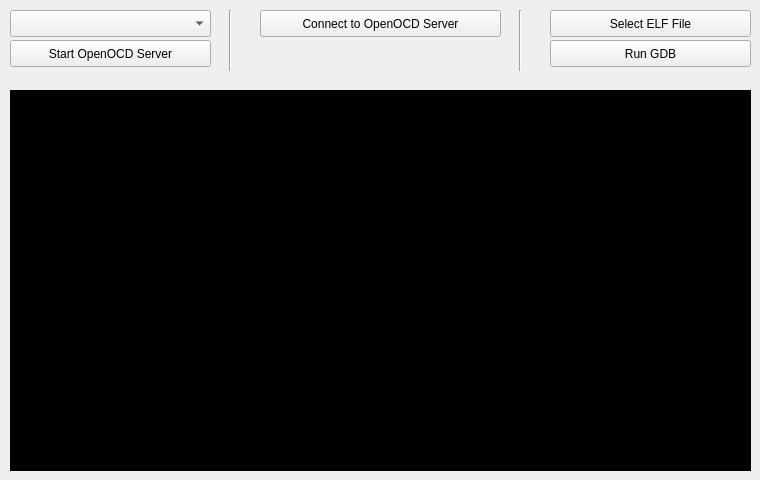
    <widget class="QWidget" name="tab_Jtag">
     <attribute name="title">
      <string>    JTAG    </string>
     </attribute>
     <widget class="QTextEdit" name="textEdit_JtagConsole">
      <property name="geometry">
       <rect>
        <x>10</x>
        <y>90</y>
        <width>741</width>
        <height>381</height>
       </rect>
      </property>
      <property name="palette">
       <palette>
        <active>
         <colorrole role="WindowText">
          <brush brushstyle="SolidPattern">
           <color alpha="255">
            <red>255</red>
            <green>255</green>
            <blue>255</blue>
           </color>
          </brush>
         </colorrole>
         <colorrole role="Button">
          <brush brushstyle="SolidPattern">
           <color alpha="255">
            <red>0</red>
            <green>0</green>
            <blue>0</blue>
           </color>
          </brush>
         </colorrole>
         <colorrole role="Light">
          <brush brushstyle="SolidPattern">
           <color alpha="255">
            <red>0</red>
            <green>0</green>
            <blue>0</blue>
           </color>
          </brush>
         </colorrole>
         <colorrole role="Midlight">
          <brush brushstyle="SolidPattern">
           <color alpha="255">
            <red>0</red>
            <green>0</green>
            <blue>0</blue>
           </color>
          </brush>
         </colorrole>
         <colorrole role="Dark">
          <brush brushstyle="SolidPattern">
           <color alpha="255">
            <red>0</red>
            <green>0</green>
            <blue>0</blue>
           </color>
          </brush>
         </colorrole>
         <colorrole role="Mid">
          <brush brushstyle="SolidPattern">
           <color alpha="255">
            <red>0</red>
            <green>0</green>
            <blue>0</blue>
           </color>
          </brush>
         </colorrole>
         <colorrole role="Text">
          <brush brushstyle="SolidPattern">
           <color alpha="255">
            <red>255</red>
            <green>255</green>
            <blue>255</blue>
           </color>
          </brush>
         </colorrole>
         <colorrole role="BrightText">
          <brush brushstyle="SolidPattern">
           <color alpha="255">
            <red>255</red>
            <green>255</green>
            <blue>255</blue>
           </color>
          </brush>
         </colorrole>
         <colorrole role="ButtonText">
          <brush brushstyle="SolidPattern">
           <color alpha="255">
            <red>255</red>
            <green>255</green>
            <blue>255</blue>
           </color>
          </brush>
         </colorrole>
         <colorrole role="Base">
          <brush brushstyle="SolidPattern">
           <color alpha="255">
            <red>0</red>
            <green>0</green>
            <blue>0</blue>
           </color>
          </brush>
         </colorrole>
         <colorrole role="Window">
          <brush brushstyle="SolidPattern">
           <color alpha="255">
            <red>0</red>
            <green>0</green>
            <blue>0</blue>
           </color>
          </brush>
         </colorrole>
         <colorrole role="Shadow">
          <brush brushstyle="SolidPattern">
           <color alpha="255">
            <red>0</red>
            <green>0</green>
            <blue>0</blue>
           </color>
          </brush>
         </colorrole>
         <colorrole role="AlternateBase">
          <brush brushstyle="SolidPattern">
           <color alpha="255">
            <red>0</red>
            <green>0</green>
            <blue>0</blue>
           </color>
          </brush>
         </colorrole>
         <colorrole role="ToolTipBase">
          <brush brushstyle="SolidPattern">
           <color alpha="255">
            <red>255</red>
            <green>255</green>
            <blue>220</blue>
           </color>
          </brush>
         </colorrole>
         <colorrole role="ToolTipText">
          <brush brushstyle="SolidPattern">
           <color alpha="255">
            <red>0</red>
            <green>0</green>
            <blue>0</blue>
           </color>
          </brush>
         </colorrole>
        </active>
        <inactive>
         <colorrole role="WindowText">
          <brush brushstyle="SolidPattern">
           <color alpha="255">
            <red>255</red>
            <green>255</green>
            <blue>255</blue>
           </color>
          </brush>
         </colorrole>
         <colorrole role="Button">
          <brush brushstyle="SolidPattern">
           <color alpha="255">
            <red>0</red>
            <green>0</green>
            <blue>0</blue>
           </color>
          </brush>
         </colorrole>
         <colorrole role="Light">
          <brush brushstyle="SolidPattern">
           <color alpha="255">
            <red>0</red>
            <green>0</green>
            <blue>0</blue>
           </color>
          </brush>
         </colorrole>
         <colorrole role="Midlight">
          <brush brushstyle="SolidPattern">
           <color alpha="255">
            <red>0</red>
            <green>0</green>
            <blue>0</blue>
           </color>
          </brush>
         </colorrole>
         <colorrole role="Dark">
          <brush brushstyle="SolidPattern">
           <color alpha="255">
            <red>0</red>
            <green>0</green>
            <blue>0</blue>
           </color>
          </brush>
         </colorrole>
         <colorrole role="Mid">
          <brush brushstyle="SolidPattern">
           <color alpha="255">
            <red>0</red>
            <green>0</green>
            <blue>0</blue>
           </color>
          </brush>
         </colorrole>
         <colorrole role="Text">
          <brush brushstyle="SolidPattern">
           <color alpha="255">
            <red>255</red>
            <green>255</green>
            <blue>255</blue>
           </color>
          </brush>
         </colorrole>
         <colorrole role="BrightText">
          <brush brushstyle="SolidPattern">
           <color alpha="255">
            <red>255</red>
            <green>255</green>
            <blue>255</blue>
           </color>
          </brush>
         </colorrole>
         <colorrole role="ButtonText">
          <brush brushstyle="SolidPattern">
           <color alpha="255">
            <red>255</red>
            <green>255</green>
            <blue>255</blue>
           </color>
          </brush>
         </colorrole>
         <colorrole role="Base">
          <brush brushstyle="SolidPattern">
           <color alpha="255">
            <red>0</red>
            <green>0</green>
            <blue>0</blue>
           </color>
          </brush>
         </colorrole>
         <colorrole role="Window">
          <brush brushstyle="SolidPattern">
           <color alpha="255">
            <red>0</red>
            <green>0</green>
            <blue>0</blue>
           </color>
          </brush>
         </colorrole>
         <colorrole role="Shadow">
          <brush brushstyle="SolidPattern">
           <color alpha="255">
            <red>0</red>
            <green>0</green>
            <blue>0</blue>
           </color>
          </brush>
         </colorrole>
         <colorrole role="AlternateBase">
          <brush brushstyle="SolidPattern">
           <color alpha="255">
            <red>0</red>
            <green>0</green>
            <blue>0</blue>
           </color>
          </brush>
         </colorrole>
         <colorrole role="ToolTipBase">
          <brush brushstyle="SolidPattern">
           <color alpha="255">
            <red>255</red>
            <green>255</green>
            <blue>220</blue>
           </color>
          </brush>
         </colorrole>
         <colorrole role="ToolTipText">
          <brush brushstyle="SolidPattern">
           <color alpha="255">
            <red>0</red>
            <green>0</green>
            <blue>0</blue>
           </color>
          </brush>
         </colorrole>
        </inactive>
        <disabled>
         <colorrole role="WindowText">
          <brush brushstyle="SolidPattern">
           <color alpha="255">
            <red>0</red>
            <green>0</green>
            <blue>0</blue>
           </color>
          </brush>
         </colorrole>
         <colorrole role="Button">
          <brush brushstyle="SolidPattern">
           <color alpha="255">
            <red>0</red>
            <green>0</green>
            <blue>0</blue>
           </color>
          </brush>
         </colorrole>
         <colorrole role="Light">
          <brush brushstyle="SolidPattern">
           <color alpha="255">
            <red>0</red>
            <green>0</green>
            <blue>0</blue>
           </color>
          </brush>
         </colorrole>
         <colorrole role="Midlight">
          <brush brushstyle="SolidPattern">
           <color alpha="255">
            <red>0</red>
            <green>0</green>
            <blue>0</blue>
           </color>
          </brush>
         </colorrole>
         <colorrole role="Dark">
          <brush brushstyle="SolidPattern">
           <color alpha="255">
            <red>0</red>
            <green>0</green>
            <blue>0</blue>
           </color>
          </brush>
         </colorrole>
         <colorrole role="Mid">
          <brush brushstyle="SolidPattern">
           <color alpha="255">
            <red>0</red>
            <green>0</green>
            <blue>0</blue>
           </color>
          </brush>
         </colorrole>
         <colorrole role="Text">
          <brush brushstyle="SolidPattern">
           <color alpha="255">
            <red>0</red>
            <green>0</green>
            <blue>0</blue>
           </color>
          </brush>
         </colorrole>
         <colorrole role="BrightText">
          <brush brushstyle="SolidPattern">
           <color alpha="255">
            <red>255</red>
            <green>255</green>
            <blue>255</blue>
           </color>
          </brush>
         </colorrole>
         <colorrole role="ButtonText">
          <brush brushstyle="SolidPattern">
           <color alpha="255">
            <red>0</red>
            <green>0</green>
            <blue>0</blue>
           </color>
          </brush>
         </colorrole>
         <colorrole role="Base">
          <brush brushstyle="SolidPattern">
           <color alpha="255">
            <red>0</red>
            <green>0</green>
            <blue>0</blue>
           </color>
          </brush>
         </colorrole>
         <colorrole role="Window">
          <brush brushstyle="SolidPattern">
           <color alpha="255">
            <red>0</red>
            <green>0</green>
            <blue>0</blue>
           </color>
          </brush>
         </colorrole>
         <colorrole role="Shadow">
          <brush brushstyle="SolidPattern">
           <color alpha="255">
            <red>0</red>
            <green>0</green>
            <blue>0</blue>
           </color>
          </brush>
         </colorrole>
         <colorrole role="AlternateBase">
          <brush brushstyle="SolidPattern">
           <color alpha="255">
            <red>0</red>
            <green>0</green>
            <blue>0</blue>
           </color>
          </brush>
         </colorrole>
         <colorrole role="ToolTipBase">
          <brush brushstyle="SolidPattern">
           <color alpha="255">
            <red>255</red>
            <green>255</green>
            <blue>220</blue>
           </color>
          </brush>
         </colorrole>
         <colorrole role="ToolTipText">
          <brush brushstyle="SolidPattern">
           <color alpha="255">
            <red>0</red>
            <green>0</green>
            <blue>0</blue>
           </color>
          </brush>
         </colorrole>
        </disabled>
       </palette>
      </property>
      <property name="readOnly">
       <bool>true</bool>
      </property>
     </widget>
     <widget class="QComboBox" name="comboBox_JtagSelectDevice">
      <property name="geometry">
       <rect>
        <x>10</x>
        <y>10</y>
        <width>201</width>
        <height>27</height>
       </rect>
      </property>
     </widget>
     <widget class="QPushButton" name="pushButton_JtagStartServer">
      <property name="geometry">
       <rect>
        <x>10</x>
        <y>40</y>
        <width>201</width>
        <height>27</height>
       </rect>
      </property>
      <property name="text">
       <string>Start OpenOCD Server</string>
      </property>
      <property name="checkable">
       <bool>true</bool>
      </property>
     </widget>
     <widget class="QPushButton" name="pushButton_JtagConnect">
      <property name="geometry">
       <rect>
        <x>260</x>
        <y>10</y>
        <width>241</width>
        <height>27</height>
       </rect>
      </property>
      <property name="text">
       <string>Connect to OpenOCD Server</string>
      </property>
     </widget>
     <widget class="QPushButton" name="pushButton_JtagSelectElf">
      <property name="geometry">
       <rect>
        <x>550</x>
        <y>10</y>
        <width>201</width>
        <height>27</height>
       </rect>
      </property>
      <property name="text">
       <string>Select ELF File</string>
      </property>
     </widget>
     <widget class="QPushButton" name="pushButton_JtagRunGdb">
      <property name="geometry">
       <rect>
        <x>550</x>
        <y>40</y>
        <width>201</width>
        <height>27</height>
       </rect>
      </property>
      <property name="text">
       <string>Run GDB</string>
      </property>
      <property name="checkable">
       <bool>true</bool>
      </property>
     </widget>
     <widget class="Line" name="line_2">
      <property name="geometry">
       <rect>
        <x>210</x>
        <y>10</y>
        <width>41</width>
        <height>61</height>
       </rect>
      </property>
      <property name="orientation">
       <enum>Qt::Vertical</enum>
      </property>
     </widget>
     <widget class="Line" name="line_3">
      <property name="geometry">
       <rect>
        <x>500</x>
        <y>10</y>
        <width>41</width>
        <height>61</height>
       </rect>
      </property>
      <property name="orientation">
       <enum>Qt::Vertical</enum>
      </property>
     </widget>
    </widget>
